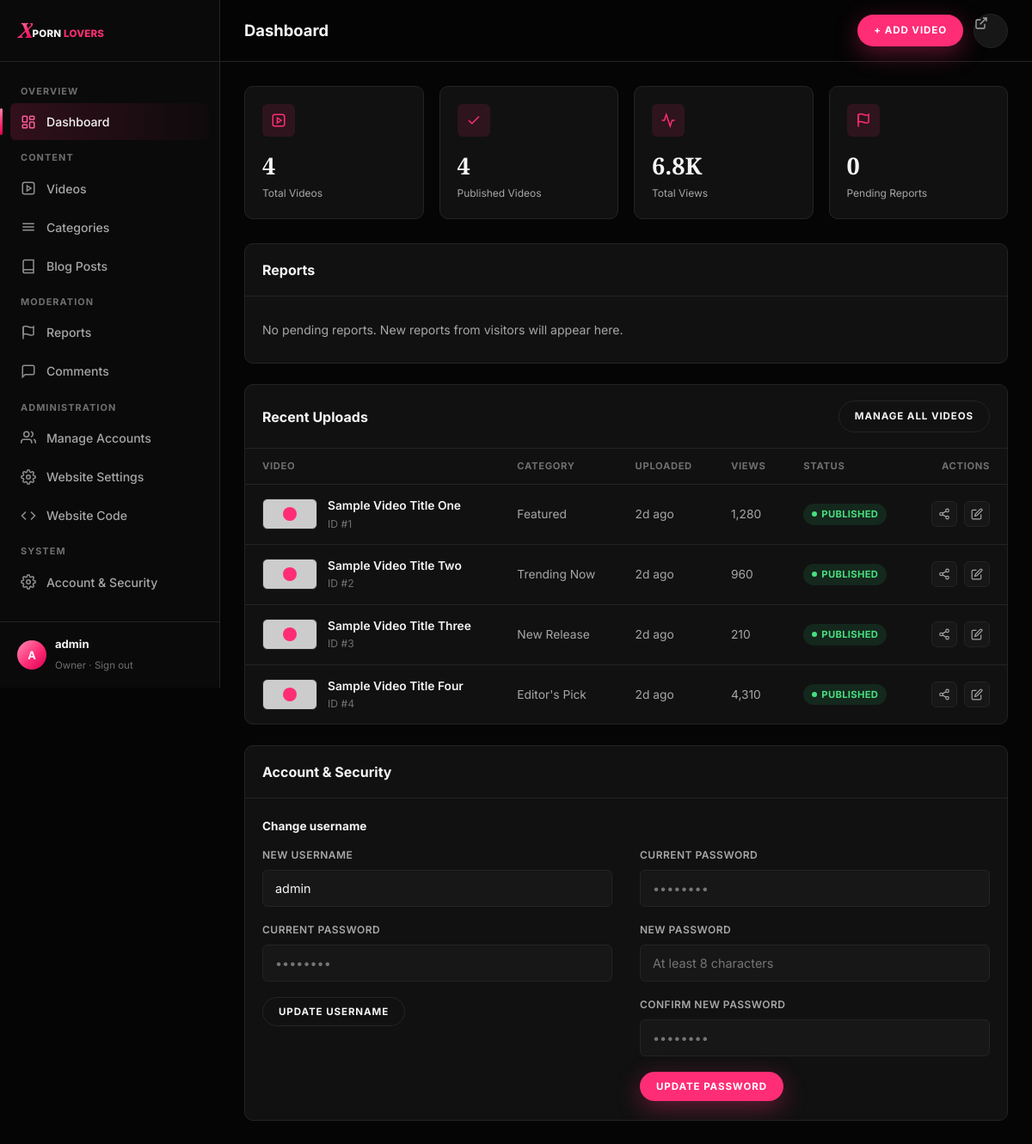
Page /admin/dashboard.php (signed in) on the committed database.
### tables this page shows
CREATE TABLE IF NOT EXISTS videos (
    id             INT UNSIGNED AUTO_INCREMENT PRIMARY KEY,
    title          VARCHAR(255) NOT NULL,
    slug           VARCHAR(255) NOT NULL UNIQUE,
    description    TEXT NULL,
    category_id    INT UNSIGNED NULL,
    video_url      VARCHAR(500) NULL,
    source_type    ENUM('url','upload','embed') NOT NULL DEFAULT 'url',
    embed_url      VARCHAR(500) NULL,
    thumbnail_url  VARCHAR(500) NULL,
    duration       VARCHAR(20) NULL,
    views          INT UNSIGNED NOT NULL DEFAULT 0,
    status         ENUM('published','unpublished','removed') NOT NULL DEFAULT 'published',
    removed_reason VARCHAR(255) NULL,
    featured       TINYINT(1) NOT NULL DEFAULT 0,
    created_by     INT UNSIGNED NULL,
    updated_by     INT UNSIGNED NULL,
    created_at     DATETIME NOT NULL DEFAULT CURRENT_TIMESTAMP,
    updated_at     DATETIME NOT NULL DEFAULT CURRENT_TIMESTAMP ON UPDATE CURRENT_TIMESTAMP,
    FOREIGN KEY (category_id) REFERENCES categories(id) ON DELETE SET NULL,
    FOREIGN KEY (created_by) REFERENCES admins(id) ON DELETE SET NULL,
    FOREIGN KEY (updated_by) REFERENCES admins(id) ON DELETE SET NULL,
    INDEX idx_videos_status_created (status, created_at),
    INDEX idx_videos_category (category_id),
    INDEX idx_videos_featured (featured, status, created_at)
);

CREATE TABLE IF NOT EXISTS categories (
    id          INT UNSIGNED AUTO_INCREMENT PRIMARY KEY,
    name        VARCHAR(100) NOT NULL,
    slug        VARCHAR(100) NOT NULL UNIQUE,
    description VARCHAR(500) NULL,
    created_at  DATETIME NOT NULL DEFAULT CURRENT_TIMESTAMP
);

### admin/dashboard.php (the view, shortened to what the rows shown need)
<?php
require_once __DIR__ . '/../includes/db.php';
require_once __DIR__ . '/../includes/helpers.php';
require_once __DIR__ . '/../includes/auth.php';
require_once __DIR__ . '/../includes/render.php';
$admin = require_admin();
$pdo = db();
$canModerate = admin_has_role($admin, 'moderator');
$stats = ['total_videos' => 0, 'published_videos' => 0, 'total_views' => 0, 'pending_reports' => 0, 'pending_comments' => 0];
$pendingReports = [];
if ($canModerate) {
    $stats = [
        'total_videos'     => (int) $pdo->query('SELECT COUNT(*) FROM videos')->fetchColumn(),
        'published_videos' => (int) $pdo->query("SELECT COUNT(*) FROM videos WHERE status = 'published'")->fetchColumn(),
        'total_views'      => (int) $pdo->query('SELECT COALESCE(SUM(views), 0) FROM videos')->fetchColumn(),
        'pending_reports'  => (int) $pdo->query("SELECT COUNT(*) FROM reports WHERE status = 'pending'")->fetchColumn(),
        'pending_comments' => (int) $pdo->query("SELECT COUNT(*) FROM comments WHERE status = 'pending'")->fetchColumn(),
    ];
    $pendingReports = $pdo->query(
        "SELECT r.id, r.reason, r.details, r.created_at, v.id AS video_id, v.title AS video_title, v.status AS video_status
         FROM reports r
         JOIN videos v ON v.id = r.video_id
         WHERE r.status = 'pending'
         ORDER BY r.created_at ASC
         LIMIT 25"
    )->fetchAll();
} else {
    $categories = $pdo->query('SELECT id, name FROM categories ORDER BY name')->fetchAll();
}
$recentVideos = $pdo->query(
    "SELECT v.*, c.name AS category_name
     FROM videos v
     LEFT JOIN categories c ON c.id = v.category_id
     ORDER BY v.created_at DESC
     LIMIT 8"
)->fetchAll();
$reasonLabels = [
    'non_consensual'   => 'Non-consensual content',
    'underage_concern' => 'Underage concern',
    'stolen_content'   => 'Stolen / unauthorized upload',
    'wrong_category'   => 'Mislabeled or spam',
    'other'            => 'Other',
];
$statusBadges = [
    'published'   => ['class' => 'badge-published', 'label' => 'Published'],
    'unpublished' => ['class' => 'badge-draft',      'label' => 'Unpublished'],
    'removed'     => ['class' => 'badge-pending',    'label' => 'Removed'],
];
?>
<!doctype html>
<html lang="en">
<head>
<link rel="stylesheet" href="/assets/css/tokens.css">
<link rel="stylesheet" href="/assets/css/main.css">
<link rel="stylesheet" href="/assets/css/admin.css">
</head>
<body class="admin">
<div class="admin-shell">
  <?php $active = 'dashboard'; $pendingReportsCount = $stats['pending_reports']; $pendingCommentsCount = $stats['pending_comments']; include __DIR__ . '/../includes/partials/admin_sidebar.php'; ?>
  <div class="admin-main">
    <header class="admin-topbar">
      <div style="display:flex; align-items:center; gap:14px;">
        <h2>Dashboard</h2>
      </div>
    </header>
    <div class="admin-content">
      <?php if ($canModerate): ?>
      <div class="stat-grid">
        <div class="stat-card">
          <div class="stat-card-top">
            <div class="stat-icon"><svg viewBox="0 0 24 24" fill="none" stroke="currentColor" stroke-width="2"><path d="m10 8 6 4-6 4V8Z"/><rect x="3" y="3" width="18" height="18" rx="3"/></svg></div>
          </div>
          <div class="stat-value"><?= number_format($stats['total_videos']) ?></div>
          <div class="stat-label">Total Videos</div>
        </div>
        <div class="stat-card">
          <div class="stat-card-top">
            <div class="stat-icon"><svg viewBox="0 0 24 24" fill="none" stroke="currentColor" stroke-width="2"><path d="M20 6 9 17l-5-5"/></svg></div>
          </div>
          <div class="stat-value"><?= number_format($stats['published_videos']) ?></div>
          <div class="stat-label">Published Videos</div>
        </div>
        <div class="stat-card">
          <div class="stat-card-top">
            <div class="stat-icon"><svg viewBox="0 0 24 24" fill="none" stroke="currentColor" stroke-width="2"><path d="M22 12h-4l-3 9L9 3l-3 9H2"/></svg></div>
          </div>
          <div class="stat-value"><?= format_views($stats['total_views']) ?></div>
          <div class="stat-label">Total Views</div>
        </div>
        <div class="stat-card" style="<?= $stats['pending_reports'] > 0 ? 'border-color:rgba(255,45,117,0.5);' : '' ?>">
          <div class="stat-card-top">
            <div class="stat-icon"><svg viewBox="0 0 24 24" fill="none" stroke="currentColor" stroke-width="2"><path d="M4 15s1-1 4-1 5 2 8 2 4-1 4-1V3s-1 1-4 1-5-2-8-2-4 1-4 1z"/><path d="M4 22V3"/></svg></div>
          </div>
          <div class="stat-value"><?= number_format($stats['pending_reports']) ?></div>
          <div class="stat-label">Pending Reports</div>
        </div>
      </div>
      <div class="panel" id="reports" style="margin-bottom:24px; scroll-margin-top:20px;">
        <div class="panel-head">
          <h3>Reports<?= $stats['pending_reports'] > 0 ? ' <span style="color:var(--pink-soft); font-weight:600;">(' . (int) $stats['pending_reports'] . ' pending)</span>' : '' ?></h3>
        </div>
        <?php if ($pendingReports): ?>
          <div class="table-wrap">
            <table class="data-table">
              <thead>
                <tr>
                  <th>Video</th>
                  <th>Reason</th>
                  <th>Details</th>
                  <th>Reported</th>
                  <th style="text-align:right;">Actions</th>
                </tr>
              </thead>
              <tbody>
                <?php foreach ($pendingReports as $r): ?>
                  <tr>
                    <td class="row-title"><?= e($r['video_title']) ?></td>
                    <td><?= e($reasonLabels[$r['reason']] ?? $r['reason']) ?></td>
                    <td style="max-width:240px;"><?= $r['details'] ? e(mb_strimwidth($r['details'], 0, 80, '…')) : '<span style="color:var(--text-muted);">—</span>' ?></td>
                    <td><?= e(time_ago($r['created_at'])) ?></td>
                    <td>
                      <form method="post" action="/admin/actions/report_action.php" style="display:flex; gap:8px; justify-content:flex-end;">
                        <?= csrf_field() ?>
                        <input type="hidden" name="report_id" value="<?= (int) $r['id'] ?>">
                        <button type="submit" name="action" value="dismiss" class="btn btn-secondary btn-sm">Dismiss</button>
                        <button type="submit" name="action" value="remove" class="btn btn-primary btn-sm" onclick="return confirm('Remove this video? It will be taken down immediately.');">Remove Video</button>
                      </form>
                    </td>
                  </tr>
                <?php endforeach; ?>
              </tbody>
            </table>
          </div>
        <?php else: ?>
          <div style="padding:28px 20px; color:var(--text-secondary); font-size:0.88rem;">No pending reports. New reports from visitors will appear here.</div>
        <?php endif; ?>
      </div>
      <?php endif; ?>
      <div class="panel" id="recent-uploads" style="scroll-margin-top:20px;">
        <div class="table-wrap">
          <table class="data-table">
            <thead>
              <tr>
                <th>Video</th>
                <th>Category</th>
                <th>Uploaded</th>
                <th>Views</th>
                <th>Status</th>
                <th style="text-align:right;">Actions</th>
              </tr>
            </thead>
            <tbody>
              <?php if ($recentVideos): foreach ($recentVideos as $v):
                $badge = $statusBadges[$v['status']] ?? ['class' => 'badge-draft', 'label' => ucfirst($v['status'])];
              ?>
                <tr>
                  <td>
                    <div class="row-media">
                      <div class="row-thumb" <?= $v['thumbnail_url'] ? 'style="background-image:url(\'' . e($v['thumbnail_url']) . '\'); background-size:cover; background-position:center;"' : '' ?>></div>
                      <div class="row-title"><?= e($v['title']) ?><span>ID #<?= (int) $v['id'] ?></span></div>
                    </div>
                  </td>
                  <td><?= e($v['category_name'] ?? 'General') ?></td>
                  <td><?= e(time_ago($v['created_at'])) ?></td>
                  <td><?= number_format((int) $v['views']) ?></td>
                  <td><span class="badge <?= $badge['class'] ?>"><?= $badge['label'] ?></span></td>
                  <td><div class="row-actions">
                    <button type="button" class="share-btn" aria-label="Share" data-share-url="<?= e(rtrim(SITE_URL, '/') . '/video.php?slug=' . urlencode($v['slug'])) ?>" data-share-title="<?= e($v['title']) ?>"><svg viewBox="0 0 24 24" fill="none" stroke="currentColor" stroke-width="2"><circle cx="18" cy="5" r="3"/><circle cx="6" cy="12" r="3"/><circle cx="18" cy="19" r="3"/><path d="m8.6 13.5 6.8 4M15.4 6.5l-6.8 4"/></svg></button>
                    <a href="/admin/videos.php?edit=<?= (int) $v['id'] ?>" aria-label="Edit"><svg viewBox="0 0 24 24" fill="none" stroke="currentColor" stroke-width="2"><path d="M11 4H4a2 2 0 0 0-2 2v14a2 2 0 0 0 2 2h14a2 2 0 0 0 2-2v-7"/><path d="M18.5 2.5a2.12 2.12 0 0 1 3 3L12 15l-4 1 1-4Z"/></svg></a>
                  </div></td>
                </tr>
              <?php endforeach; else: ?>
                <tr><td colspan="6" style="color:var(--text-secondary);">No videos yet.</td></tr>
              <?php endif; ?>
            </tbody>
          </table>
        </div>
      </div>
      <div class="panel" id="account" style="margin-top:24px; scroll-margin-top:20px;">
        <div style="padding:22px 20px; display:grid; grid-template-columns:1fr 1fr; gap:32px;">
          <div>
            <form method="post" action="/admin/actions/account_action.php">
              <div class="field">
                <label for="new_username">New username</label>
                <input id="new_username" name="new_username" type="text" value="<?= e($admin['username']) ?>" required>
              </div>
            </form>
          </div>
        </div>
      </div>
    </div>
  </div>
</div>
</body>
</html>

### includes/partials/admin_sidebar.php (shortened to what the rows shown need)
<?php
$canModerate = admin_has_role($admin, 'moderator');
$roleLabels = ['creator' => 'Creator', 'moderator' => 'Moderator', 'admin' => 'Admin'];
$roleLabel = ($admin['is_owner'] ?? false) ? 'Owner' : ($roleLabels[$admin['role']] ?? ucfirst($admin['role']));
?>
<aside class="sidebar">
  <div class="sidebar-foot">
    <div class="avatar"><?= e(mb_strtoupper(mb_substr($admin['username'], 0, 1))) ?></div>
    <div class="who">
      <strong><?= e($admin['username']) ?></strong>
      <span><?= e($roleLabel) ?> · <a href="/admin/logout.php" style="color:var(--text-muted);">Sign out</a></span>
    </div>
  </div>
</aside>

### rows in the picture
videos: featured "0", title "Sample Video Title Four", id "4", category.name "Editor's Pick", created_at "2d ago", views "4,310", status "PUBLISHED"
videos: title "Sample Video Title One", id "1", category.name "Featured", created_at "2d ago", views "1,280", status "PUBLISHED"
videos: title "Sample Video Title Two", id "2", category.name "Trending Now", created_at "2d ago", views "960", status "PUBLISHED"
videos: title "Sample Video Title Three", id "3", category.name "New Release", created_at "2d ago", views "210", status "PUBLISHED"

### other values in the picture
mb_strtoupper(mb_substr($admin['username'], 0, 1)) "A"
$admin['username'] "admin"
$roleLabel "Owner"
$stats['total_videos'] "4"
$stats['published_videos'] "4"
format_views($stats['total_views']) "6.8K"
